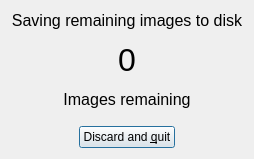
<?xml version="1.0" encoding="UTF-8"?>
<ui version="4.0">
 <class>SaveWaitDialog</class>
 <widget class="QDialog" name="SaveWaitDialog">
  <property name="windowModality">
   <enum>Qt::ApplicationModal</enum>
  </property>
  <property name="geometry">
   <rect>
    <x>0</x>
    <y>0</y>
    <width>246</width>
    <height>159</height>
   </rect>
  </property>
  <property name="windowTitle">
   <string>Saving remaining images</string>
  </property>
  <property name="modal">
   <bool>true</bool>
  </property>
  <layout class="QVBoxLayout" name="verticalLayout_2">
   <property name="spacing">
    <number>12</number>
   </property>
   <item>
    <widget class="QLabel" name="label">
     <property name="font">
      <font>
       <pointsize>12</pointsize>
      </font>
     </property>
     <property name="text">
      <string>Saving remaining images to disk</string>
     </property>
     <property name="alignment">
      <set>Qt::AlignCenter</set>
     </property>
    </widget>
   </item>
   <item>
    <layout class="QVBoxLayout" name="verticalLayout">
     <property name="bottomMargin">
      <number>0</number>
     </property>
     <item alignment="Qt::AlignHCenter|Qt::AlignTop">
      <widget class="QLabel" name="lbl_remaining_saves">
       <property name="font">
        <font>
         <pointsize>24</pointsize>
        </font>
       </property>
       <property name="text">
        <string notr="true">0</string>
       </property>
       <property name="alignment">
        <set>Qt::AlignCenter</set>
       </property>
      </widget>
     </item>
     <item alignment="Qt::AlignHCenter|Qt::AlignTop">
      <widget class="QLabel" name="label_2">
       <property name="font">
        <font>
         <pointsize>12</pointsize>
        </font>
       </property>
       <property name="text">
        <string>Images remaining</string>
       </property>
       <property name="alignment">
        <set>Qt::AlignCenter</set>
       </property>
      </widget>
     </item>
     <item>
      <spacer name="verticalSpacer">
       <property name="orientation">
        <enum>Qt::Vertical</enum>
       </property>
       <property name="sizeHint" stdset="0">
        <size>
         <width>20</width>
         <height>40</height>
        </size>
       </property>
      </spacer>
     </item>
    </layout>
   </item>
   <item alignment="Qt::AlignHCenter">
    <widget class="QPushButton" name="btn_quit">
     <property name="text">
      <string>Discard and &amp;quit</string>
     </property>
    </widget>
   </item>
  </layout>
 </widget>
 <resources/>
 <connections/>
</ui>
